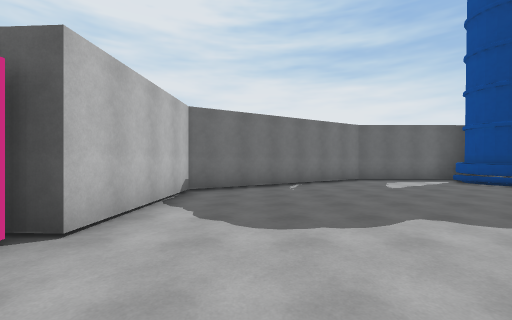
[1] (above)

18 first-person views from a walk through a scene from a Unity 3-D project. The camera is 1.5 m above the floor, looks level and sees 90° across. The floor is counted in squares, 2 m on a side. Each view is taken from the middle of a square. On the plan, view 1 faces up. The plan holds only what a view shows up to about 9 squares ahead; the rest is blank. The place goes on beyond the plan. The player character is not drawn.

[2]
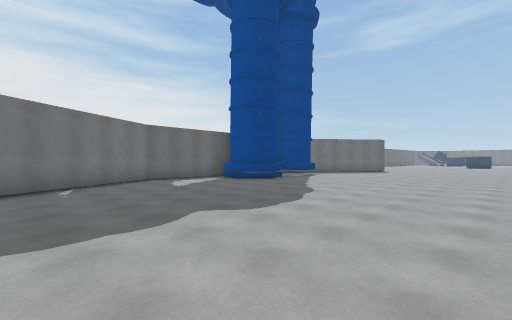

[3]
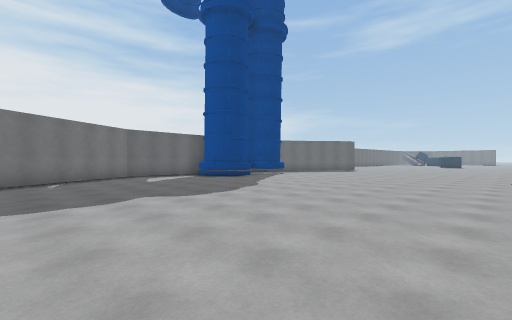

[4]
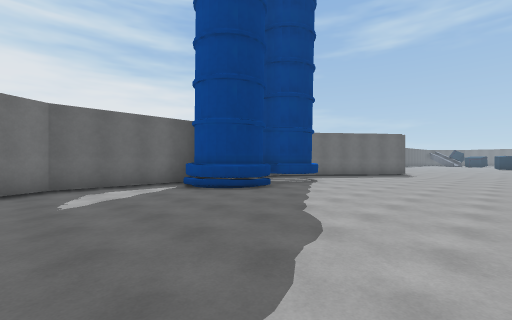

[5]
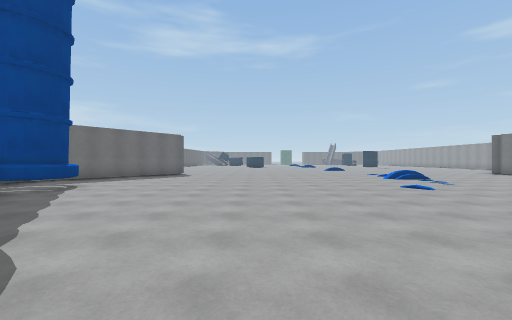

[6]
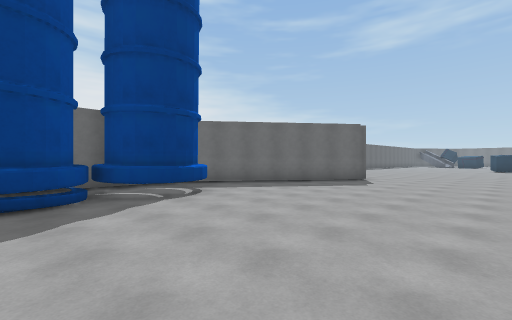

[7]
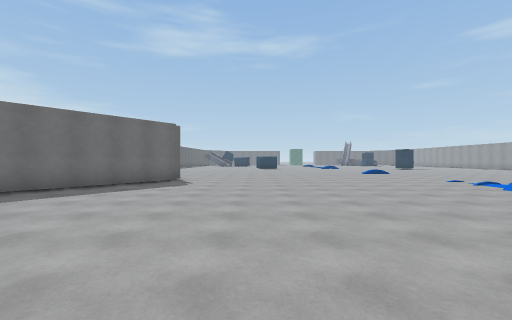

[8]
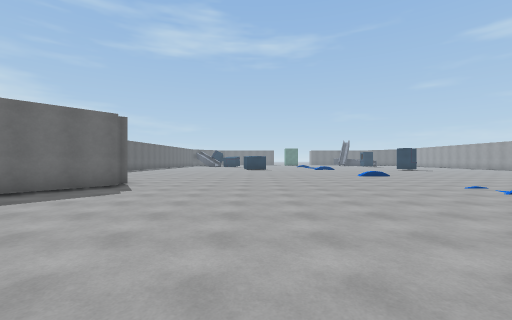

[9]
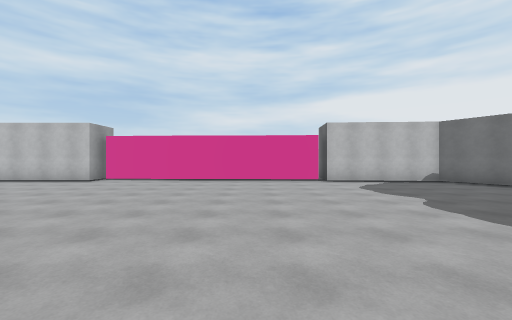

[10]
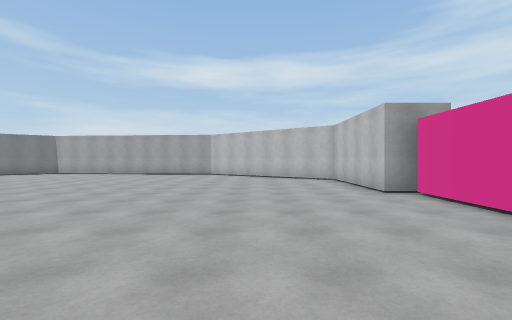

[11]
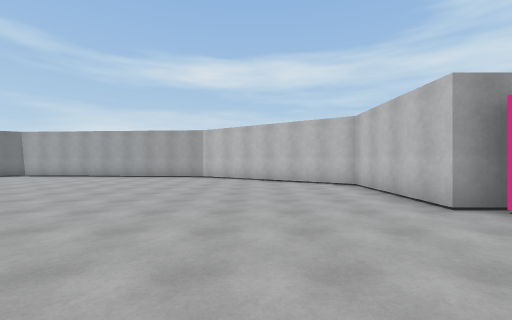

[12]
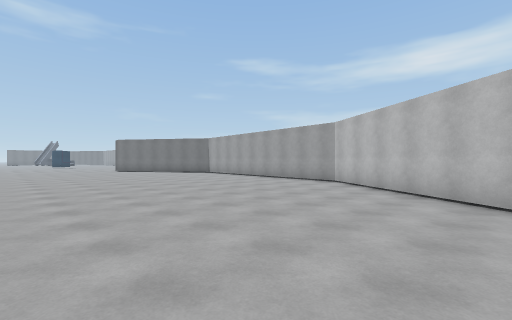

[13]
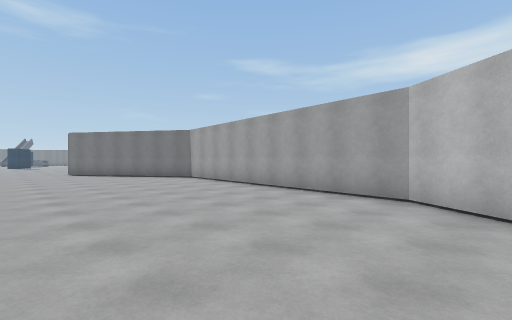

[14]
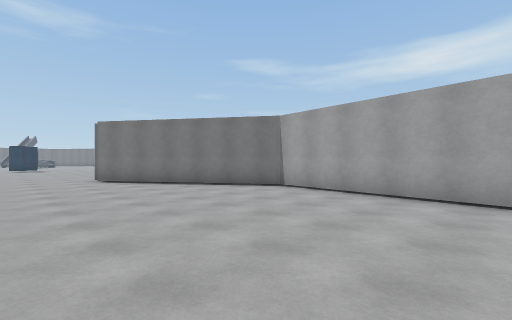

[15]
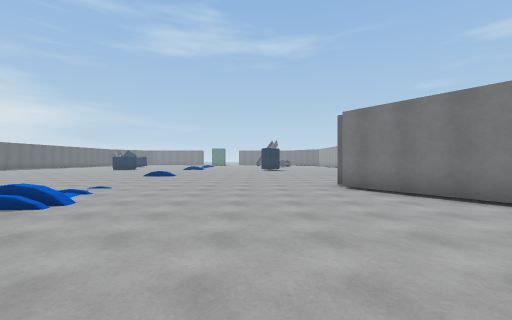

[16]
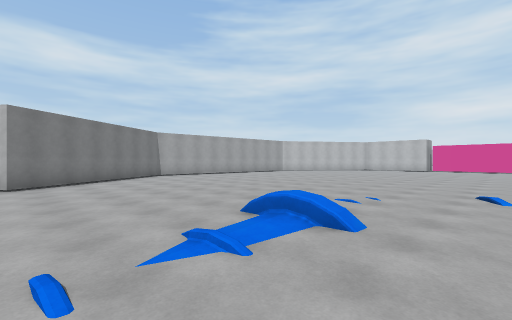

[17]
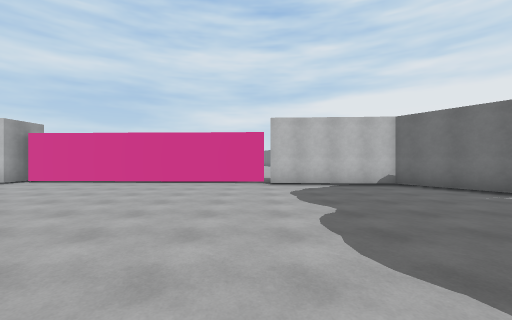

[18]
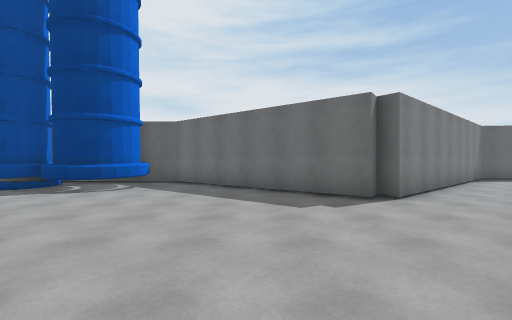

### Floor plan
Points are (right, up) in squares from view 1. A wall is a line through its corners. A room is listed if a view was taken in it or the views show most of it. See-through windows are left out.
Room 1 (views 1, 2, 3, 4, 5, 6, 7, 8, 9, 10, 11, 12, 13, 14, 15, 16, 17, 18)
walls: (8.1, 6.9) (7.6, 6.9); (10.1, 7) (9.6, 7.3); (8.8, 7.1) (8.2, 6.9); (9.9, 7.1) (9.5, 7.6); (11.1, 6.9) (10.5, 6.8); (7.2, 7.2) (6.7, 7.8); (11.4, 7.1) (10.7, 6.8) (9.7, 7.2) (9.3, 8.1) (9, 7.4) (8.4, 6.9); (6.6, 8.2) (6.9, 8.9); (11.9, 8.3) (11.9, 7.8); (8.3, 9.5) (3.8, 9.4) (-1.6, 6.2) (-1.8, 2.4) (-2.5, 2.5); (-2.2, 2.3) (-2.5, -5.7); (-2.9, -5.8) (-1.9, -5.8) (-1.9, -9.5) (3.3, -13.1) (11.8, -13.8) (16.9, -10.3); (19.5, 7.3) (17.7, 5.9) (17.5, 6.2) (17.2, 5.9) (12.3, 9.6)
low walls: (8.2, 6.9) (7.7, 6.8); (8.5, 7) (8.1, 6.9); (6.7, 7.7) (6.6, 8); (6.7, 7.8) (6.6, 8.2)

Where each view was taken, in squares from view 1:
view 1: 0 up, 0 right, facing up
view 2: 0 up, 0 right, facing up-right
view 3: 2 down, 0 right, facing up-right
view 4: 2 up, 3 right, facing up-right
view 5: 2 up, 4 right, facing right
view 6: 2 up, 8 right, facing up-right
view 7: 3 up, 8 right, facing right
view 8: 2 up, 10 right, facing right
view 9: 0 up, 7 right, facing left
view 10: 0 up, 1 right, facing down
view 11: 2 down, 1 right, facing down
view 12: 5 down, 1 left, facing down-right
view 13: 8 down, 2 right, facing down-right
view 14: 8 down, 7 right, facing down-right
view 15: 8 down, 10 right, facing right
view 16: 2 down, 17 right, facing down-left
view 17: 2 up, 6 right, facing left
view 18: 1 up, 15 right, facing up
